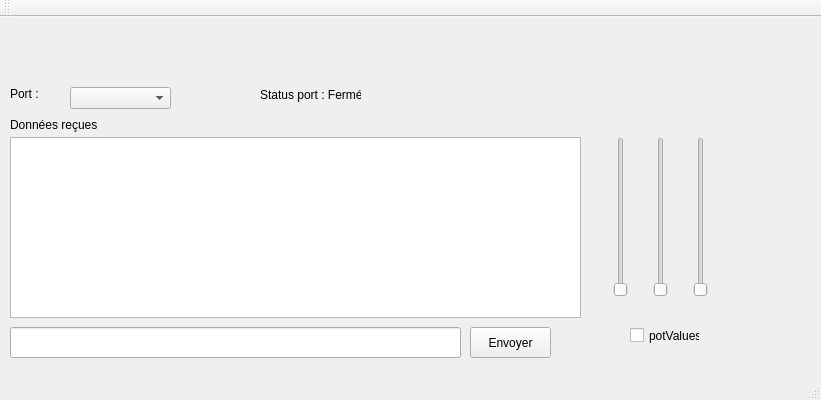
<?xml version="1.0" encoding="UTF-8"?>
<ui version="4.0">
 <class>QtWidgetsApplication2Class</class>
 <widget class="QMainWindow" name="QtWidgetsApplication2Class">
  <property name="geometry">
   <rect>
    <x>0</x>
    <y>0</y>
    <width>821</width>
    <height>400</height>
   </rect>
  </property>
  <property name="windowTitle">
   <string>QtWidgetsApplication2</string>
  </property>
  <widget class="QWidget" name="centralWidget">
   <widget class="QLabel" name="label">
    <property name="geometry">
     <rect>
      <x>10</x>
      <y>70</y>
      <width>47</width>
      <height>13</height>
     </rect>
    </property>
    <property name="text">
     <string>Port :</string>
    </property>
   </widget>
   <widget class="QComboBox" name="portComboBox">
    <property name="geometry">
     <rect>
      <x>70</x>
      <y>70</y>
      <width>101</width>
      <height>22</height>
     </rect>
    </property>
   </widget>
   <widget class="QLabel" name="label_2">
    <property name="geometry">
     <rect>
      <x>10</x>
      <y>100</y>
      <width>91</width>
      <height>16</height>
     </rect>
    </property>
    <property name="text">
     <string>Données reçues :</string>
    </property>
   </widget>
   <widget class="QTextEdit" name="textEdit">
    <property name="geometry">
     <rect>
      <x>10</x>
      <y>120</y>
      <width>571</width>
      <height>181</height>
     </rect>
    </property>
   </widget>
   <widget class="QPushButton" name="pushButton_2">
    <property name="geometry">
     <rect>
      <x>470</x>
      <y>310</y>
      <width>81</width>
      <height>31</height>
     </rect>
    </property>
    <property name="text">
     <string>Envoyer</string>
    </property>
   </widget>
   <widget class="QLabel" name="portStatusLabel">
    <property name="geometry">
     <rect>
      <x>260</x>
      <y>70</y>
      <width>101</width>
      <height>16</height>
     </rect>
    </property>
    <property name="text">
     <string>Status port : Fermé</string>
    </property>
   </widget>
   <widget class="QLineEdit" name="lineEdit">
    <property name="geometry">
     <rect>
      <x>10</x>
      <y>310</y>
      <width>451</width>
      <height>31</height>
     </rect>
    </property>
   </widget>
   <widget class="QSlider" name="verticalSlider">
    <property name="geometry">
     <rect>
      <x>610</x>
      <y>120</y>
      <width>22</width>
      <height>160</height>
     </rect>
    </property>
    <property name="maximum">
     <number>1024</number>
    </property>
    <property name="orientation">
     <enum>Qt::Vertical</enum>
    </property>
   </widget>
   <widget class="QSlider" name="verticalSlider_2">
    <property name="geometry">
     <rect>
      <x>650</x>
      <y>120</y>
      <width>22</width>
      <height>160</height>
     </rect>
    </property>
    <property name="maximum">
     <number>1024</number>
    </property>
    <property name="orientation">
     <enum>Qt::Vertical</enum>
    </property>
   </widget>
   <widget class="QSlider" name="verticalSlider_3">
    <property name="geometry">
     <rect>
      <x>690</x>
      <y>120</y>
      <width>22</width>
      <height>160</height>
     </rect>
    </property>
    <property name="maximum">
     <number>1024</number>
    </property>
    <property name="orientation">
     <enum>Qt::Vertical</enum>
    </property>
   </widget>
   <widget class="QCheckBox" name="CheckBoxPotValues">
    <property name="geometry">
     <rect>
      <x>630</x>
      <y>310</y>
      <width>70</width>
      <height>17</height>
     </rect>
    </property>
    <property name="text">
     <string>potValues</string>
    </property>
   </widget>
  </widget>
  <widget class="QMenuBar" name="menuBar">
   <property name="geometry">
    <rect>
     <x>0</x>
     <y>0</y>
     <width>821</width>
     <height>21</height>
    </rect>
   </property>
  </widget>
  <widget class="QToolBar" name="mainToolBar">
   <attribute name="toolBarArea">
    <enum>TopToolBarArea</enum>
   </attribute>
   <attribute name="toolBarBreak">
    <bool>false</bool>
   </attribute>
  </widget>
  <widget class="QStatusBar" name="statusBar"/>
 </widget>
 <layoutdefault spacing="6" margin="11"/>
 <resources>
  <include location="QtWidgetsApplication2.qrc"/>
 </resources>
 <connections/>
 <slots>
  <slot>onOpenPortButtonClicked()</slot>
 </slots>
</ui>
